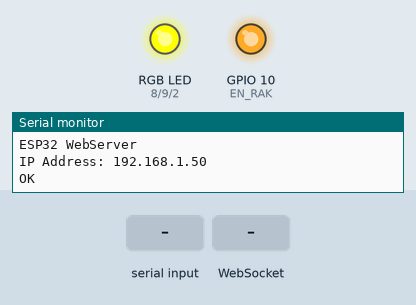
Recording of a sketch running on a simulated ESP32-C3. Parts: an RGB LED mixed from three pins (HIGH = lit), output pins drawn as LEDs (lit = HIGH), the last lines printed to the serial monitor. The inputs (shaded band) are chosen by the test bench. WiFi joins after 1.5 s; servers stay silent unless stated; the modem accepts every AT command (registered, SIM ready, sends succeed) and sends nothing else.

Above: at 5.7 s.
5.8 s: "failed\n" received over the second serial link
At 8.4 s:
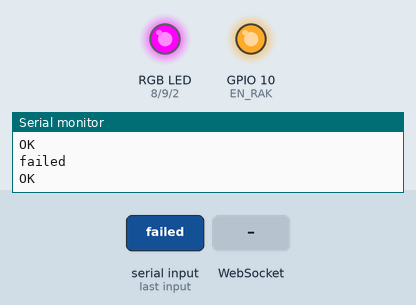
8.8 s: WebSocket text "failed" received
At 11.5 s:
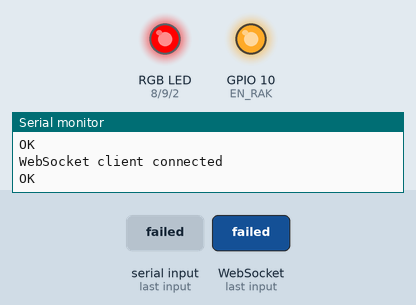
11.8 s: "1\n" received over the second serial link
At 14.3 s:
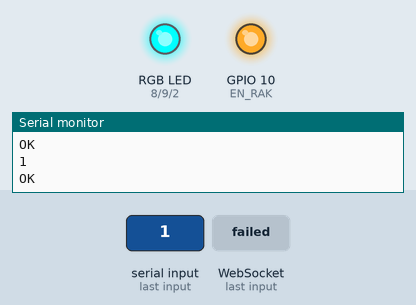
Timing chart, 0 to 29.8 s (numbered marks = the images above; inputs shaded):
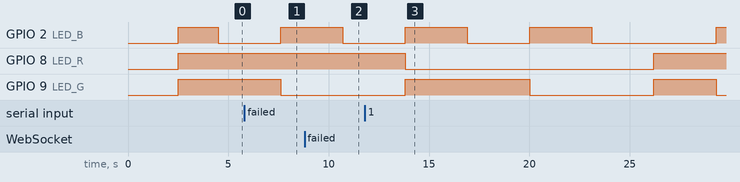

The sketch:

WebServer1.1.ino
```cpp
#include <WiFi.h>
#include <AsyncTCP.h>
#include <ESPAsyncWebServer.h>

// ESP32 C3 SERIAL1 (second UART)
HardwareSerial mySerial1(1);

#define rxPin  20
#define txPin  21
#define EN_RAK 10
#define LED_R 8
#define LED_G 9
#define LED_B 2

AsyncWebServer server(80);
AsyncWebSocket ws("/ws");

const char* ssid = "RFThings Vietnam";
const char* password = "khongvaoduoc!";

String dataHTML = ""; // String to store the HTML content

// List of AT commands with corresponding LED bit patterns
const char* atCommands[] = {
  "ATC+VER",
  "ATC+FAN=1",
  "ATC+SCD4x",
  "ATC+BME680",
  "ATC+SGP30",
  "ATC+KXTJ3",
  "ATC+LTR",
  "ATC+PIR",
  "ATC+BAT",
  "ATC+POWER",
  "ATC+FAN=0",
  "ATC+SOUND",
  "ATC+SEND"
};

// Corresponding LED bit patterns in BGR order
uint8_t ledPatterns[] = {
  0b001, // Blue
  0b010, // Green
  0b011, // Blue + Green
  0b100, // Red
  0b101, // Blue + Red
  0b110, // Green + Red
  0b111, // Blue + Green + Red
  0b001, // Blue
  0b010, // Green
  0b011, // Blue + Green
  0b100, // Red
  0b101, // Blue + Red
  0b110, // Green + Red
  0b111, // Blue + Green + Red
  0b001, // Blue
  0b010  // Green
};

void notFound(AsyncWebServerRequest *request) {
    request->send(404, "text/plain", "Not found");
}

void sendATCommand(const char* cmd) {
    mySerial1.write(cmd);
    mySerial1.write("\n");
}

void onWsEvent(AsyncWebSocket *server, AsyncWebSocketClient *client, AwsEventType type, void *arg, uint8_t *data, size_t len) {
    if (type == WS_EVT_CONNECT) {
        Serial.println("WebSocket client connected");
        client->text(dataHTML);
    } else if (type == WS_EVT_DISCONNECT) {
        Serial.println("WebSocket client disconnected");
    } else if (type == WS_EVT_PONG) {
        Serial.println("Pong received");
    } else if (type == WS_EVT_ERROR) {
        Serial.printf("WebSocket error: %s\n", (char*)arg);
    }
}

void setup() {
    Serial.begin(115200);
    delay(1000);
    Serial.println("ESP32 WebServer");

    // Connect to Wi-Fi
    WiFi.mode(WIFI_STA);
    WiFi.begin(ssid, password);
    if (WiFi.waitForConnectResult() != WL_CONNECTED) {
        Serial.printf("WiFi Failed!\n");
        return;
    }

    Serial.print("IP Address: ");
    Serial.println(WiFi.localIP());

    // Set up GPIO pins and initialize Serial1
    pinMode(txPin, OUTPUT);
    pinMode(rxPin, INPUT);
    pinMode(EN_RAK, OUTPUT);

    pinMode(LED_R, OUTPUT); // LED Red
    pinMode(LED_G, OUTPUT); // LED Green
    pinMode(LED_B, OUTPUT); // LED Blue

    digitalWrite(LED_R, HIGH); // turn the LED off (HIGH is the voltage level)
    digitalWrite(LED_G, HIGH); // turn the LED off (HIGH is the voltage level)
    digitalWrite(LED_B, HIGH); // turn the LED off (HIGH is the voltage level)
    delay(1000);

    digitalWrite(EN_RAK, HIGH); // Switch on RAK
    delay(1000);
    mySerial1.begin(115200, SERIAL_8N1, rxPin, txPin);
    // while (mySerial1.available()) {
    //     Serial.write(mySerial1.read()); // read it and send it out Serial (USB)
    // }
    // mySerial1.println("ATE");
    // delay(100);

    // while (mySerial1.available()) {
    //     Serial.write(mySerial1.read()); // read it and send it out Serial (USB)
    // }

    // Handle root URL
    server.on("/", HTTP_GET, [](AsyncWebServerRequest *request){
        String html = "<!DOCTYPE html><html><head><title>ESP32 Data</title>";
        html += "<style>";
        html += "body { font-family: Arial, sans-serif; background-color: #f4f4f9; color: #333; }";
        html += "h1 { color: #0056b3; }";
        html += ".data { padding: 10px; margin: 10px 0; background: #fff; border-radius: 5px; box-shadow: 0 0 5px rgba(0,0,0,0.1); }";
        html += ".data p { margin: 0; }";
        html += "</style>";
        html += "<script>";
        html += "let socket = new WebSocket('ws://' + window.location.hostname + '/ws');";
        html += "socket.onmessage = function(event) {";
        html += "document.getElementById('data').innerHTML = event.data;";
        html += "};";
        html += "socket.onclose = function() {";
        html += "setTimeout(function() { location.reload(); }, 3000);";
        html += "};";
        html += "</script></head><body>";
        html += "<h1>ESP32 Data</h1><div id='data' class='data'>" + dataHTML + "</div></body></html>";
        request->send(200, "text/html", html);
    });

    // Handle 404 not found
    server.onNotFound(notFound);

    // Initialize WebSocket
    ws.onEvent(onWsEvent);
    server.addHandler(&ws);

    // Start server
    server.begin();
}

void loop() {
  String response = "";
  // Loop through and send each AT command
  dataHTML = ""; // Clear previous data
  while (mySerial1.available()) {
    char c = mySerial1.read();
    Serial.write(c);
    response += c;
    Serial.write(mySerial1.read()); // read it and send it out Serial (USB)
  }
  if (response.isEmpty())
  {
    dataHTML = "<p>" + response + "</p>";
    ws.textAll(dataHTML);
  }
  static uint32_t pingTime = millis();
    // Send ping to keep connection alive
  if (millis() - pingTime > 15000) { // Send ping every 15 seconds
    ws.cleanupClients();
    pingTime = millis();
  }

  for (int i = 0; i < sizeof(atCommands) / sizeof(atCommands[0]); i++)
  {
      // Update LED status
    digitalWrite(LED_B, ledPatterns[i] & 0x01 ? LOW : HIGH);
    digitalWrite(LED_G, ledPatterns[i] & 0x02 ? LOW : HIGH);
    digitalWrite(LED_R, ledPatterns[i] & 0x04 ? LOW : HIGH);
    // Send the AT command and get the response
    sendATCommand(atCommands[i]);
    if(i >= sizeof(atCommands) / sizeof(atCommands[0]) - 2)
    {
    delay(6000);
    }
    else
    {
      delay(100);
    }
    response = "";
    while (mySerial1.available()) {
      char c = mySerial1.read();
      Serial.write(c);
      response += c;
    }
    // Check available memory before appending to HTML string
    if (ESP.getFreeHeap() > 500) { // Ensure at least 500 bytes free
      // Replace "OK" with HTML span to change color
      if (response.indexOf("failed") != -1) {
        response = "<span style='color: #FF0000;'>" + response + "</span>";
        dataHTML += "<p><strong><span style='color: #FF0000;'>" + String(atCommands[i]) + "</span>:</strong> " + response + "</p>";
      } else {
        response.replace("OK", "<strong><span style='color: #2be72b;'>OK</span></strong>");
        dataHTML += "<p><strong>" + String(atCommands[i]) + ":</strong> " + response + "</p>";
      }
      ws.textAll(dataHTML); // Update all WebSocket clients with new data
      } else {
          Serial.println("Not enough memory to append data");
        }

      delay(3000);
    }
}
```
